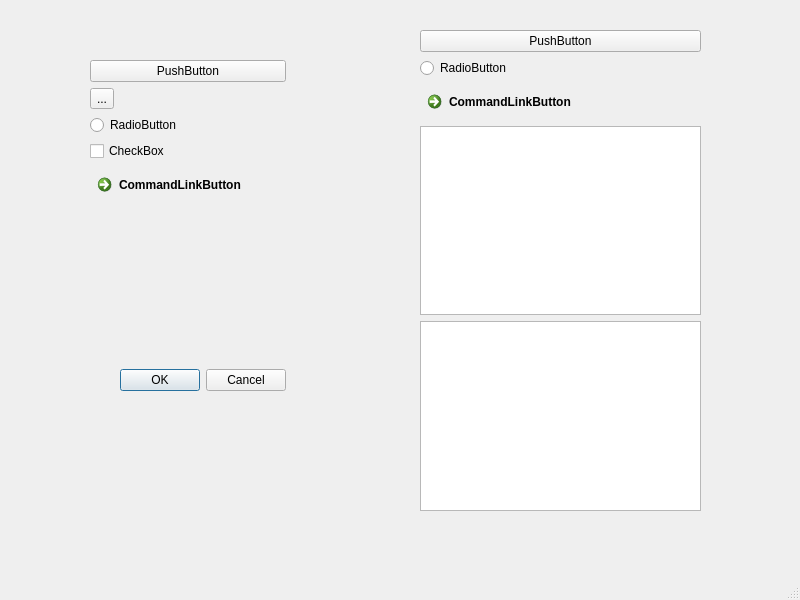
<?xml version="1.0" encoding="UTF-8"?>
<ui version="4.0">
 <class>MainWindow</class>
 <widget class="QMainWindow" name="MainWindow">
  <property name="geometry">
   <rect>
    <x>0</x>
    <y>0</y>
    <width>800</width>
    <height>600</height>
   </rect>
  </property>
  <property name="windowTitle">
   <string>MainWindow</string>
  </property>
  <widget class="QWidget" name="centralwidget">
   <widget class="QWidget" name="verticalLayoutWidget">
    <property name="geometry">
     <rect>
      <x>420</x>
      <y>30</y>
      <width>281</width>
      <height>481</height>
     </rect>
    </property>
    <layout class="QVBoxLayout" name="verticalLayout_2">
     <item>
      <widget class="QPushButton" name="pushButton_2">
       <property name="text">
        <string>PushButton</string>
       </property>
      </widget>
     </item>
     <item>
      <widget class="QRadioButton" name="radioButton_2">
       <property name="text">
        <string>RadioButton</string>
       </property>
      </widget>
     </item>
     <item>
      <widget class="QCommandLinkButton" name="commandLinkButton_2">
       <property name="text">
        <string>CommandLinkButton</string>
       </property>
      </widget>
     </item>
     <item>
      <widget class="QColumnView" name="columnView"/>
     </item>
     <item>
      <widget class="QTreeView" name="treeView"/>
     </item>
    </layout>
   </widget>
   <widget class="QWidget" name="">
    <property name="geometry">
     <rect>
      <x>90</x>
      <y>60</y>
      <width>196</width>
      <height>331</height>
     </rect>
    </property>
    <layout class="QVBoxLayout" name="verticalLayout">
     <item>
      <widget class="QPushButton" name="pushButton">
       <property name="text">
        <string>PushButton</string>
       </property>
      </widget>
     </item>
     <item>
      <widget class="QToolButton" name="toolButton">
       <property name="text">
        <string>...</string>
       </property>
      </widget>
     </item>
     <item>
      <widget class="QRadioButton" name="radioButton">
       <property name="text">
        <string>RadioButton</string>
       </property>
      </widget>
     </item>
     <item>
      <widget class="QCheckBox" name="checkBox">
       <property name="text">
        <string>CheckBox</string>
       </property>
      </widget>
     </item>
     <item>
      <widget class="QCommandLinkButton" name="commandLinkButton">
       <property name="text">
        <string>CommandLinkButton</string>
       </property>
      </widget>
     </item>
     <item>
      <widget class="QDialogButtonBox" name="buttonBox">
       <property name="standardButtons">
        <set>QDialogButtonBox::Cancel|QDialogButtonBox::Ok</set>
       </property>
      </widget>
     </item>
    </layout>
   </widget>
  </widget>
  <widget class="QMenuBar" name="menubar">
   <property name="geometry">
    <rect>
     <x>0</x>
     <y>0</y>
     <width>800</width>
     <height>24</height>
    </rect>
   </property>
  </widget>
  <widget class="QStatusBar" name="statusbar"/>
 </widget>
 <resources/>
 <connections/>
</ui>
